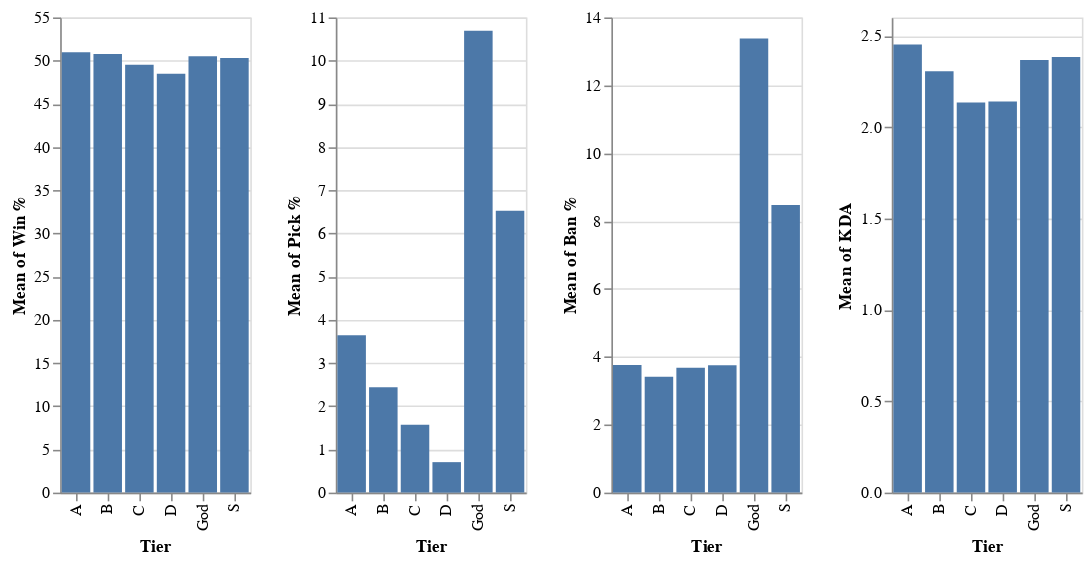

Notebook code for this chart:
### Markdown cell above
Looking at the scatterplot, it seems to be that champions of a lower Win rate(%) tend to have a lower score than those whose winrate are higher. It seems, that there might be a  relation between Win % and Score, which we will check soon. Most players will not want to play a champion that has a low win rate because people associate these champions with defeats in matches they are played in and instead play champions that have a high win rate, since they are associated with victories in matches. Also, as points are distinct by [Champion] `Tiers`, we can conclude that the higher tiers champions (like God,S,A) will have a better score there is. This leads us to see explore the champion's tier with their associated win, pick, ban rate, and KDA.

### Code cell
c1 = alt.Chart(df).mark_bar().encode(
    x="Tier",
    y="mean(Win %)",
)
c2 = alt.Chart(df).mark_bar().encode(
    x="Tier",
    y = "mean(Pick %)",
)

c3 = alt.Chart(df).mark_bar().encode(
    x="Tier",
    y="mean(Ban %)",
)
c4 = alt.Chart(df).mark_bar().encode(
    x="Tier",
    y="mean(KDA)"
)

c1|c2|c3|c4

### Figure 1 — Vega-Lite specification as saved in the notebook (floating-point values rounded to 4 significant figures; data arrays with more than 128 entries replaced by an {"elided": "..."} marker saying what was removed)
{"config": {"view": {"continuousWidth": 400, "continuousHeight": 300}}, "hconcat": [{"mark": "bar", "encoding": {"x": {"field": "Tier", "type": "nominal"}, "y": {"aggregate": "mean", "field": "Win %", "type": "quantitative"}}}, {"mark": "bar", "encoding": {"x": {"field": "Tier", "type": "nominal"}, "y": {"aggregate": "mean", "field": "Pick %", "type": "quantitative"}}}, {"mark": "bar", "encoding": {"x": {"field": "Tier", "type": "nominal"}, "y": {"aggregate": "mean", "field": "Ban %", "type": "quantitative"}}}, {"mark": "bar", "encoding": {"x": {"field": "Tier", "type": "nominal"}, "y": {"aggregate": "mean", "field": "KDA", "type": "quantitative"}}}], "data": {"name": "data-63b79ee889c299745df26396c1728fdf"}, "$schema": "https://vega.github.io/schema/vega-lite/v4.17.0.json", "datasets": {"data-63b79ee889c299745df26396c1728fdf": {"elided": "247 records"}}}
